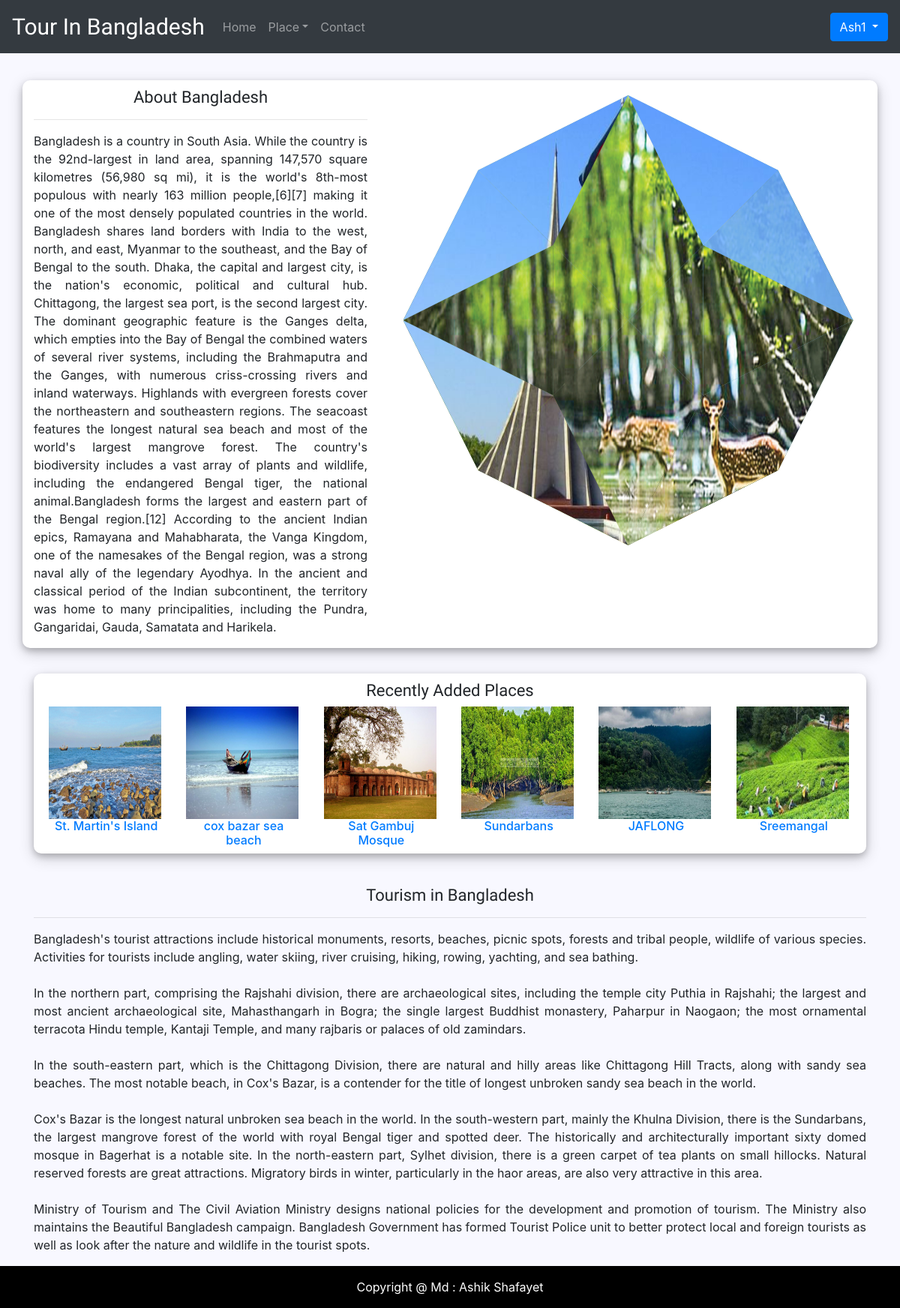
The page /pages/index.php?login=success (signed in) on the database its author committed.
### tables this page shows
CREATE TABLE `places` (
  `id` int(11) NOT NULL,
  `name` tinytext NOT NULL,
  `divi` tinytext NOT NULL,
  `des` longtext NOT NULL,
  `hname1` tinytext NOT NULL,
  `hadd1` longtext NOT NULL,
  `hname2` tinytext NOT NULL,
  `hadd2` longtext NOT NULL,
  `rname1` tinytext NOT NULL,
  `radd1` longtext NOT NULL,
  `rname2` tinytext NOT NULL,
  `radd2` longtext NOT NULL,
  `photo1` longtext NOT NULL,
  `photo2` longtext NOT NULL,
  `photo3` longtext NOT NULL
);

### backendcode/recently.ash.php (called while the page is built)
<?php
require "dbcon.ash.php";
$sqlRecent = "SELECT * FROM places ORDER BY id DESC LIMIT 6;";
$RecentResult = mysqli_query($conn,$sqlRecent);
$RecentResultCheck = mysqli_num_rows($RecentResult);

### pages/index.php (the view, shortened to what this page needs)
<?php
	require "header.php";
	require "../backendcode/recently.ash.php";
?>
<?php require "../css/link.ash.php";?>
</head>
<body style="background-color: #F8F8FF">
<?php require "../pagescontents/nav.ash.php";?>
<div class="container" >
	  <div class="row" style="box-shadow: 0 4px 8px 0 rgba(0, 0, 0, 0.2), 0 6px 20px 0 rgba(0, 0, 0, 0.19); background-color: white;">
	    <div class="col-sm-5"><?php require "../pagescontents/abouttext.php";?></div>
	    <div class="col-sm-7" >
			  <div class="octagon" id="octagon">
			  </div>
	    </div>
	  </div>
<div class="recently">
	<h4>Recently Added Places</h4>
	<div class="row">
		<?php
		if ($RecentResultCheck>0) {
		while ($RecentPlace = mysqli_fetch_assoc($RecentResult)) {
		?>
		<div class="col-2" >
			<img src="../photos/<?php echo $RecentPlace['photo1']; ?>" alt="..."  width="150" height="150" >
				<a href="#"><h6 style="text-align: center;"><?php echo $RecentPlace['name']; ?></h6>
			</a>
		</div>
		<?php
		}
		}
		?>
	</div>
</div>
<div class="tban">
	<?php require "../pagescontents/TourisminBangladesh.php";?>
</div>
</div>
<?php require "../pagescontents/footer.php"; ?>
</body>
</html>

### css/css.css (style rules this page uses)
.container { padding-top: 3%; border-radius: 5px; }
.row { margin-bottom: 3%; border-radius: 10px; }
.recently { box-shadow: 0 4px 8px 0 rgba(0, 0, 0, 0.2), 0 6px 20px 0 rgba(0, 0, 0, 0.19); background-color: white; border-radius: 10px; padding-left: 20px; padding-right: 20px; }
h4 { text-align: center; padding-top: 10px; font-family: 'Aclonica'; font-size: 22px; }

### css/octagon.css (style rules this page uses)
.octagon { position: relative; width: 600px; height: 600px; margin: 20px auto; overflow: hidden; }

### rows shown on the page
places: photo1 (picture), name "St. Martin's Island"
places: photo1 (picture), name "cox bazar sea beach"
places: photo1 (picture), name "Sat Gambuj Mosque"
places: photo1 (picture), name "Sundarbans"
places: photo1 (picture), name "JAFLONG"
places: photo1 (picture), name "Sreemangal"

### other values the page prints
$_SESSION['username'] "Ash1"
